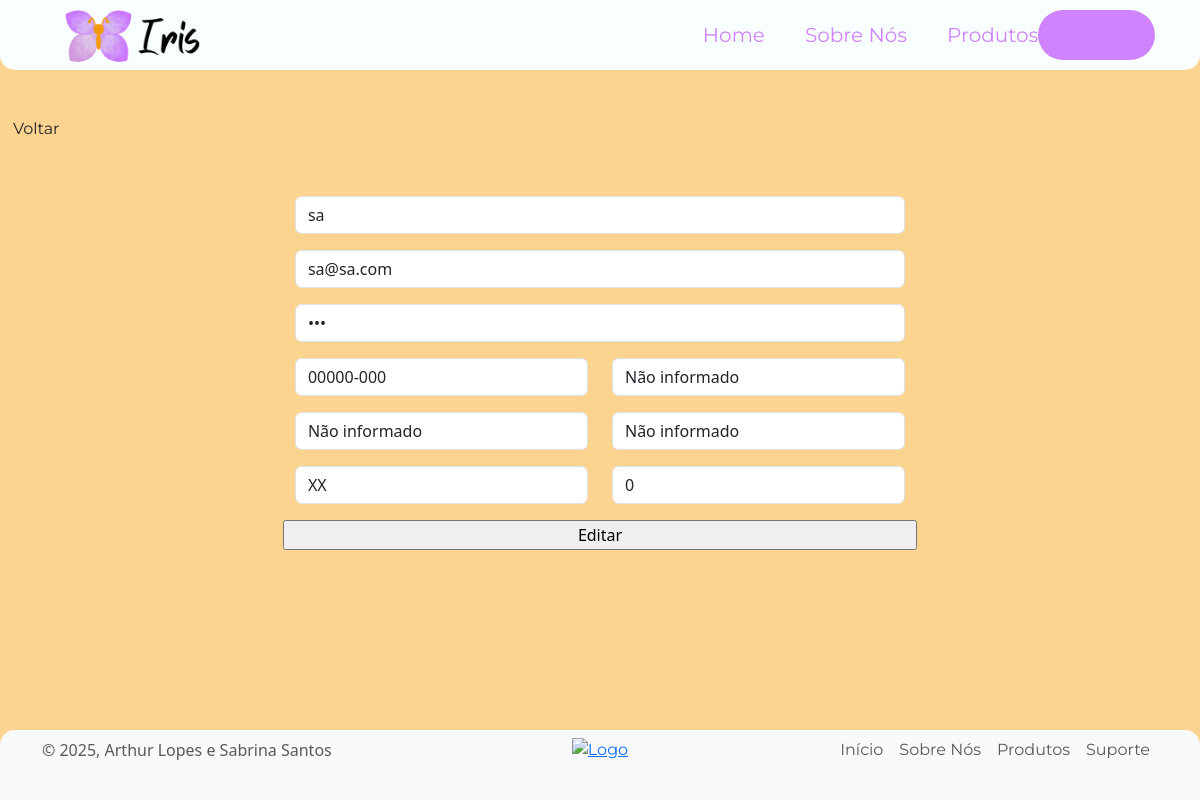
The app's page /editar-usuario/5, older data.
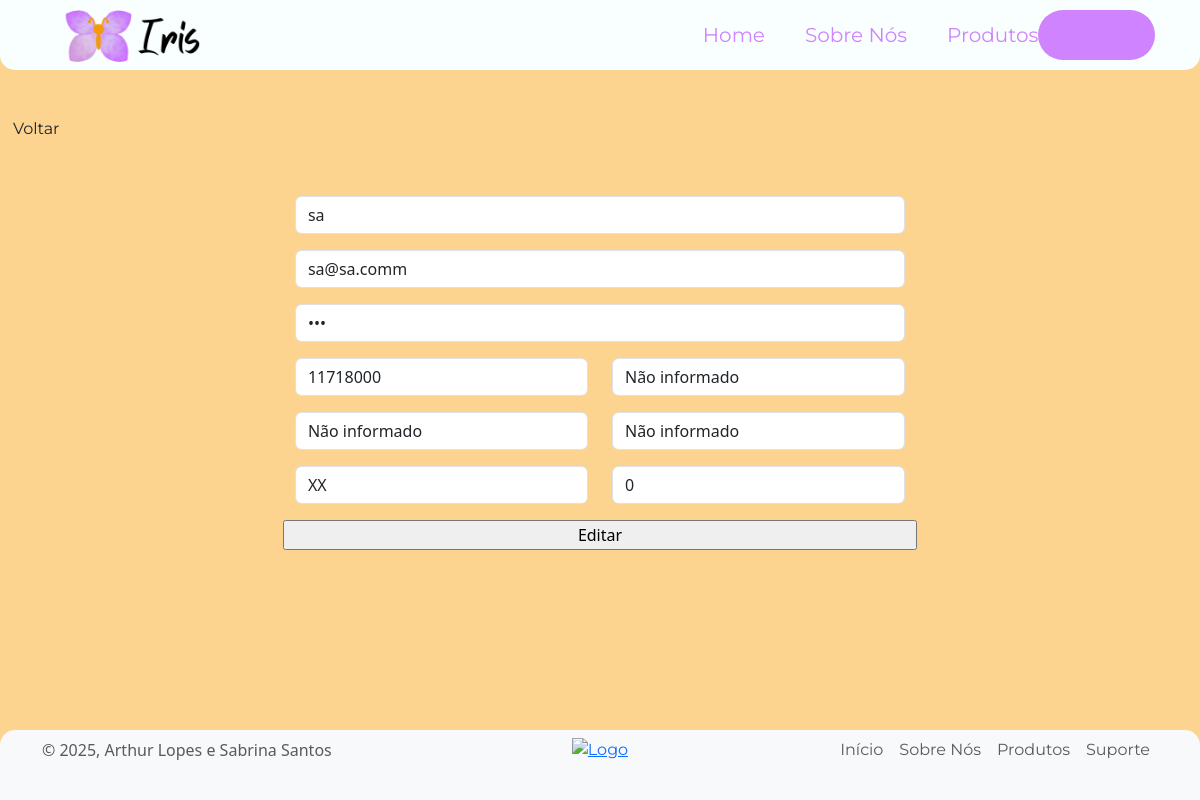
The same page, newer data.
### app/models.py (models this page shows)
class Usuario(models.Model):
    nome = models.CharField(max_length = 100)
    email = models.EmailField()
    senha = models.CharField(max_length = 16)
    CEP = models.CharField(max_length = 8,  null=True)
    logradouro = models.CharField(max_length = 100,  null=True)
    bairro = models.CharField(max_length = 100,  null=True)
    localidade = models.CharField(max_length = 100,  null=True)
    estado = models.CharField(max_length = 100,  null=True)
    numero_residencia = models.IntegerField(null=True)

### app/views.py (the view)
# urls.py: path('editar-usuario/<int:id_usuario>', views.editarUsuario, name="editarUsuario"),
def editarUsuario(request, id_usuario):
    usuario = Usuario.objects.get(id=id_usuario)
    formUser = formUsuario(request.POST or None, instance=usuario)
    if request.POST:
        if formUser.is_valid():
            formUser.save()
            return redirect("exibirUsuarios")
    return render(request, "editar-usuario.html", {'form': formUser})

### app/templates/editar-usuario.html (shortened to what this page needs)
{% extends "template.html" %}
{% load static %}
{% block 'main' %}
<a href="{% url 'dashboard' %}"><button id="btnVoltar" class="btn ">Voltar</button></a>
<div class="container mt-5 d-flex align-items-center justify-content-center" >
    <form method="POST" id="ContainerLogin">
    {{ form.nome }}
    {{ form.email }}
    {{ form.senha }}
    <div class="row">
        <div class="col-md-6">
            {{ form.CEP }}
        </div>
        <div class="col-md-6">
            {{ form.logradouro }}
        </div>
    </div>
    <div class="row">
        <div class="col-md-6">
            {{ form.bairro }}
        </div>
        <div class="col-md-6">
            {{ form.localidade }}
        </div>
    </div>
    <div class="row">
        <div class="col-md-6">
            {{ form.estado }}
        </div>
        <div class="col-md-6">
            {{ form.numero_residencia }}
        </div>
        <input type="submit" value="Editar"  id="btnCadastrar">
    </form>
</div>
{% endblock %}

Row changes from the older to the newer data that the page shows:
changed Usuario "sa": email "sa@sa.com" → "sa@sa.comm"; CEP "00000-000" → "11718000"
